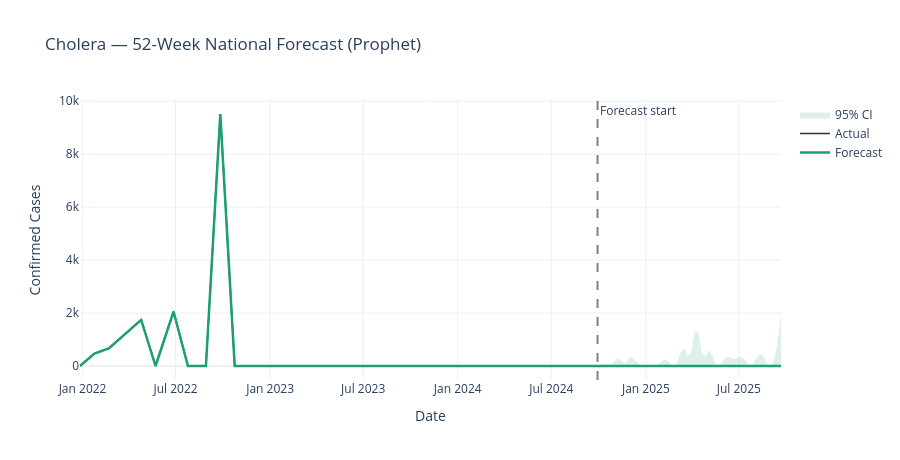

Notebook source saved alongside this figure:
### Markdown cell above
### 2.1 Plot forecast with confidence bands

### Code cell
if not result.is_empty:
    combined = result.combined_df.copy()
    combined['ds'] = pd.to_datetime(combined['ds'])

    history = combined[~combined['is_forecast'].astype(bool)]
    future  = combined[ combined['is_forecast'].astype(bool)]

    fig = go.Figure()

    # Confidence band
    fig.add_trace(go.Scatter(
        x    = pd.concat([future['ds'], future['ds'][::-1]]),
        y    = pd.concat([future['yhat_upper'], future['yhat_lower'][::-1]]),
        fill = 'toself',
        fillcolor = 'rgba(29,158,117,0.15)',
        line = dict(color='rgba(255,255,255,0)'),
        name = '95% CI',
    ))

    # Historical actuals
    fig.add_trace(go.Scatter(
        x    = history['ds'],
        y    = history['y'],
        mode = 'lines',
        name = 'Actual',
        line = dict(color='#333333', width=1.5),
    ))

    # Fitted + forecast
    fig.add_trace(go.Scatter(
        x    = combined['ds'],
        y    = combined['yhat'],
        mode = 'lines',
        name = 'Forecast',
        line = dict(color='#1D9E75', width=2.5),
    ))

    # Forecast start line
    cutoff = future['ds'].min()
    fig.add_vline(
        x=cutoff.timestamp()*1000,
        line_dash='dash', line_color='grey',
        annotation_text='Forecast start',
    )

    fig.update_layout(
        title    = f'{DISEASE} — 52-Week National Forecast (Prophet)',
        xaxis_title = 'Date',
        yaxis_title = 'Confirmed Cases',
        template    = 'plotly_white',
        height      = 460,
        hovermode   = 'x unified',
    )
    fig.show()

    # Show forecast peak
    peak_row = future.loc[future['yhat'].idxmax()]
    print(f'\n  📈 Forecast peak: week of {peak_row["ds"].date()} — {peak_row["yhat"]:.0f} cases')
    print(f'     95% CI: [{peak_row["yhat_lower"]:.0f}, {peak_row["yhat_upper"]:.0f}]')
